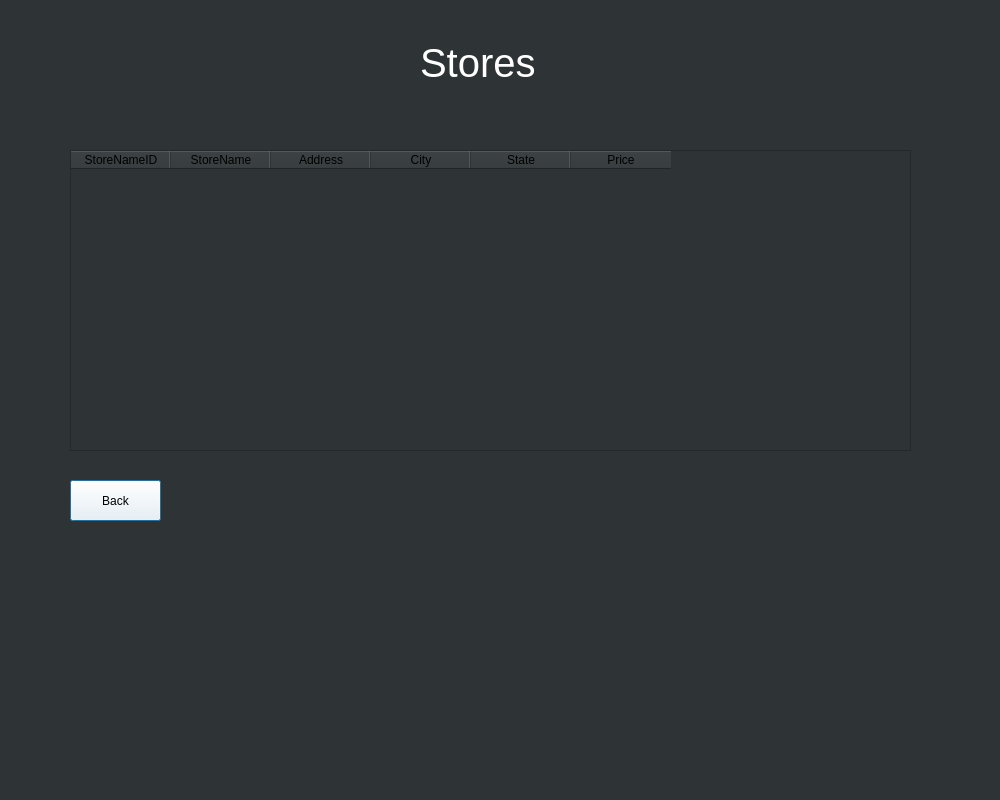
<?xml version="1.0" encoding="UTF-8"?>
<ui version="4.0">
 <class>Dialog</class>
 <widget class="QDialog" name="Dialog">
  <property name="geometry">
   <rect>
    <x>0</x>
    <y>0</y>
    <width>1000</width>
    <height>800</height>
   </rect>
  </property>
  <property name="windowTitle">
   <string>Dialog</string>
  </property>
  <property name="styleSheet">
   <string notr="true">background-color: rgb(46, 52, 54);</string>
  </property>
  <widget class="QLabel" name="label">
   <property name="geometry">
    <rect>
     <x>420</x>
     <y>40</y>
     <width>116</width>
     <height>46</height>
    </rect>
   </property>
   <property name="styleSheet">
    <string notr="true">color: rgb(255, 255, 255);
font-size: 30pt;</string>
   </property>
   <property name="text">
    <string>Stores</string>
   </property>
  </widget>
  <widget class="QTableWidget" name="tableWidget">
   <property name="geometry">
    <rect>
     <x>70</x>
     <y>150</y>
     <width>841</width>
     <height>301</height>
    </rect>
   </property>
   <column>
    <property name="text">
     <string>StoreNameID</string>
    </property>
   </column>
   <column>
    <property name="text">
     <string>StoreName</string>
    </property>
   </column>
   <column>
    <property name="text">
     <string>Address</string>
    </property>
   </column>
   <column>
    <property name="text">
     <string>City</string>
    </property>
   </column>
   <column>
    <property name="text">
     <string>State</string>
    </property>
   </column>
   <column>
    <property name="text">
     <string>Price</string>
    </property>
   </column>
  </widget>
  <widget class="QPushButton" name="storeBackButton">
   <property name="geometry">
    <rect>
     <x>70</x>
     <y>480</y>
     <width>91</width>
     <height>41</height>
    </rect>
   </property>
   <property name="styleSheet">
    <string notr="true">background-color: rgb(255, 255, 255);</string>
   </property>
   <property name="text">
    <string>Back</string>
   </property>
  </widget>
 </widget>
 <resources/>
 <connections/>
</ui>
